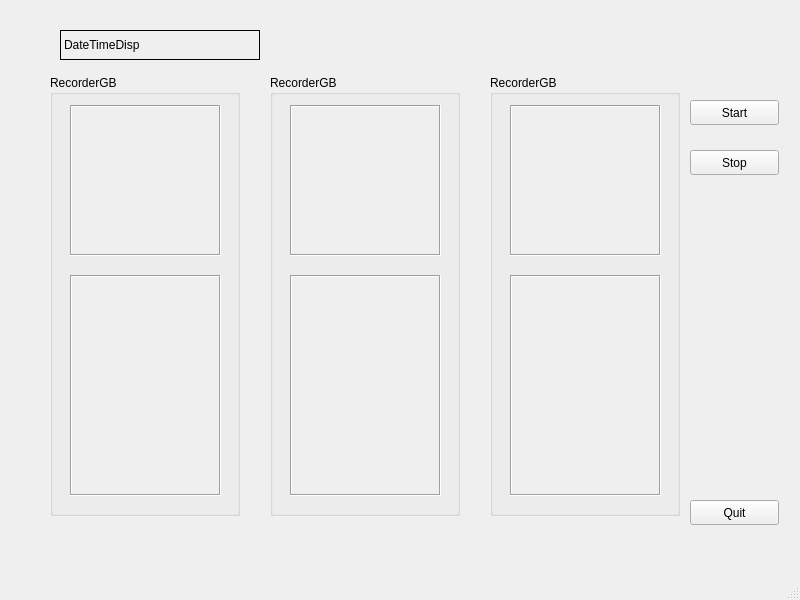
<?xml version="1.0" encoding="UTF-8"?>
<ui version="4.0">
 <class>MainWindow</class>
 <widget class="QMainWindow" name="MainWindow">
  <property name="geometry">
   <rect>
    <x>0</x>
    <y>0</y>
    <width>800</width>
    <height>600</height>
   </rect>
  </property>
  <property name="windowTitle">
   <string>HyperdeckRecorderUI</string>
  </property>
  <widget class="QWidget" name="centralwidget">
   <widget class="QGroupBox" name="hypdeckGroupLeft">
    <property name="geometry">
     <rect>
      <x>50</x>
      <y>75</y>
      <width>190</width>
      <height>441</height>
     </rect>
    </property>
    <property name="title">
     <string>RecorderGB</string>
    </property>
    <widget class="QScrollArea" name="clipListLeft">
     <property name="geometry">
      <rect>
       <x>20</x>
       <y>30</y>
       <width>151</width>
       <height>151</height>
      </rect>
     </property>
     <property name="frameShape">
      <enum>QFrame::Box</enum>
     </property>
     <property name="widgetResizable">
      <bool>true</bool>
     </property>
     <widget class="QWidget" name="scrollAreaWidgetContents">
      <property name="geometry">
       <rect>
        <x>0</x>
        <y>0</y>
        <width>147</width>
        <height>147</height>
       </rect>
      </property>
     </widget>
    </widget>
    <widget class="QScrollArea" name="cmdRespListLeft">
     <property name="geometry">
      <rect>
       <x>20</x>
       <y>200</y>
       <width>151</width>
       <height>221</height>
      </rect>
     </property>
     <property name="frameShape">
      <enum>QFrame::Box</enum>
     </property>
     <property name="widgetResizable">
      <bool>true</bool>
     </property>
     <widget class="QWidget" name="scrollAreaWidgetContents_2">
      <property name="geometry">
       <rect>
        <x>0</x>
        <y>0</y>
        <width>147</width>
        <height>217</height>
       </rect>
      </property>
     </widget>
    </widget>
   </widget>
   <widget class="QGroupBox" name="hypdeckGroupMiddle">
    <property name="geometry">
     <rect>
      <x>270</x>
      <y>75</y>
      <width>190</width>
      <height>441</height>
     </rect>
    </property>
    <property name="title">
     <string>RecorderGB</string>
    </property>
    <widget class="QScrollArea" name="clipListMiddle">
     <property name="geometry">
      <rect>
       <x>20</x>
       <y>30</y>
       <width>151</width>
       <height>151</height>
      </rect>
     </property>
     <property name="frameShape">
      <enum>QFrame::Box</enum>
     </property>
     <property name="widgetResizable">
      <bool>true</bool>
     </property>
     <widget class="QWidget" name="scrollAreaWidgetContents_3">
      <property name="geometry">
       <rect>
        <x>0</x>
        <y>0</y>
        <width>147</width>
        <height>147</height>
       </rect>
      </property>
     </widget>
    </widget>
    <widget class="QScrollArea" name="cmdRespListMiddle">
     <property name="geometry">
      <rect>
       <x>20</x>
       <y>200</y>
       <width>151</width>
       <height>221</height>
      </rect>
     </property>
     <property name="frameShape">
      <enum>QFrame::Box</enum>
     </property>
     <property name="widgetResizable">
      <bool>true</bool>
     </property>
     <widget class="QWidget" name="scrollAreaWidgetContents_4">
      <property name="geometry">
       <rect>
        <x>0</x>
        <y>0</y>
        <width>147</width>
        <height>217</height>
       </rect>
      </property>
     </widget>
    </widget>
   </widget>
   <widget class="QGroupBox" name="hypdeckGroupRight">
    <property name="geometry">
     <rect>
      <x>490</x>
      <y>75</y>
      <width>190</width>
      <height>441</height>
     </rect>
    </property>
    <property name="title">
     <string>RecorderGB</string>
    </property>
    <widget class="QScrollArea" name="clipListRight">
     <property name="geometry">
      <rect>
       <x>20</x>
       <y>30</y>
       <width>151</width>
       <height>151</height>
      </rect>
     </property>
     <property name="frameShape">
      <enum>QFrame::Box</enum>
     </property>
     <property name="widgetResizable">
      <bool>true</bool>
     </property>
     <widget class="QWidget" name="scrollAreaWidgetContents_5">
      <property name="geometry">
       <rect>
        <x>0</x>
        <y>0</y>
        <width>147</width>
        <height>147</height>
       </rect>
      </property>
     </widget>
    </widget>
    <widget class="QScrollArea" name="cmdRespListRight">
     <property name="geometry">
      <rect>
       <x>20</x>
       <y>200</y>
       <width>151</width>
       <height>221</height>
      </rect>
     </property>
     <property name="frameShape">
      <enum>QFrame::Box</enum>
     </property>
     <property name="widgetResizable">
      <bool>true</bool>
     </property>
     <widget class="QWidget" name="scrollAreaWidgetContents_6">
      <property name="geometry">
       <rect>
        <x>0</x>
        <y>0</y>
        <width>147</width>
        <height>217</height>
       </rect>
      </property>
     </widget>
    </widget>
   </widget>
   <widget class="QPushButton" name="quitButton">
    <property name="geometry">
     <rect>
      <x>690</x>
      <y>500</y>
      <width>89</width>
      <height>25</height>
     </rect>
    </property>
    <property name="text">
     <string>Quit</string>
    </property>
   </widget>
   <widget class="QPushButton" name="startButton">
    <property name="geometry">
     <rect>
      <x>690</x>
      <y>100</y>
      <width>89</width>
      <height>25</height>
     </rect>
    </property>
    <property name="text">
     <string>Start</string>
    </property>
   </widget>
   <widget class="QPushButton" name="stopButton">
    <property name="geometry">
     <rect>
      <x>690</x>
      <y>150</y>
      <width>89</width>
      <height>25</height>
     </rect>
    </property>
    <property name="text">
     <string>Stop</string>
    </property>
   </widget>
   <widget class="QLabel" name="DateTimeDisp">
    <property name="geometry">
     <rect>
      <x>60</x>
      <y>30</y>
      <width>200</width>
      <height>30</height>
     </rect>
    </property>
    <property name="frameShape">
     <enum>QFrame::Box</enum>
    </property>
    <property name="text">
     <string>DateTimeDisp</string>
    </property>
   </widget>
  </widget>
  <widget class="QStatusBar" name="statusbar"/>
 </widget>
 <resources/>
 <connections/>
</ui>
